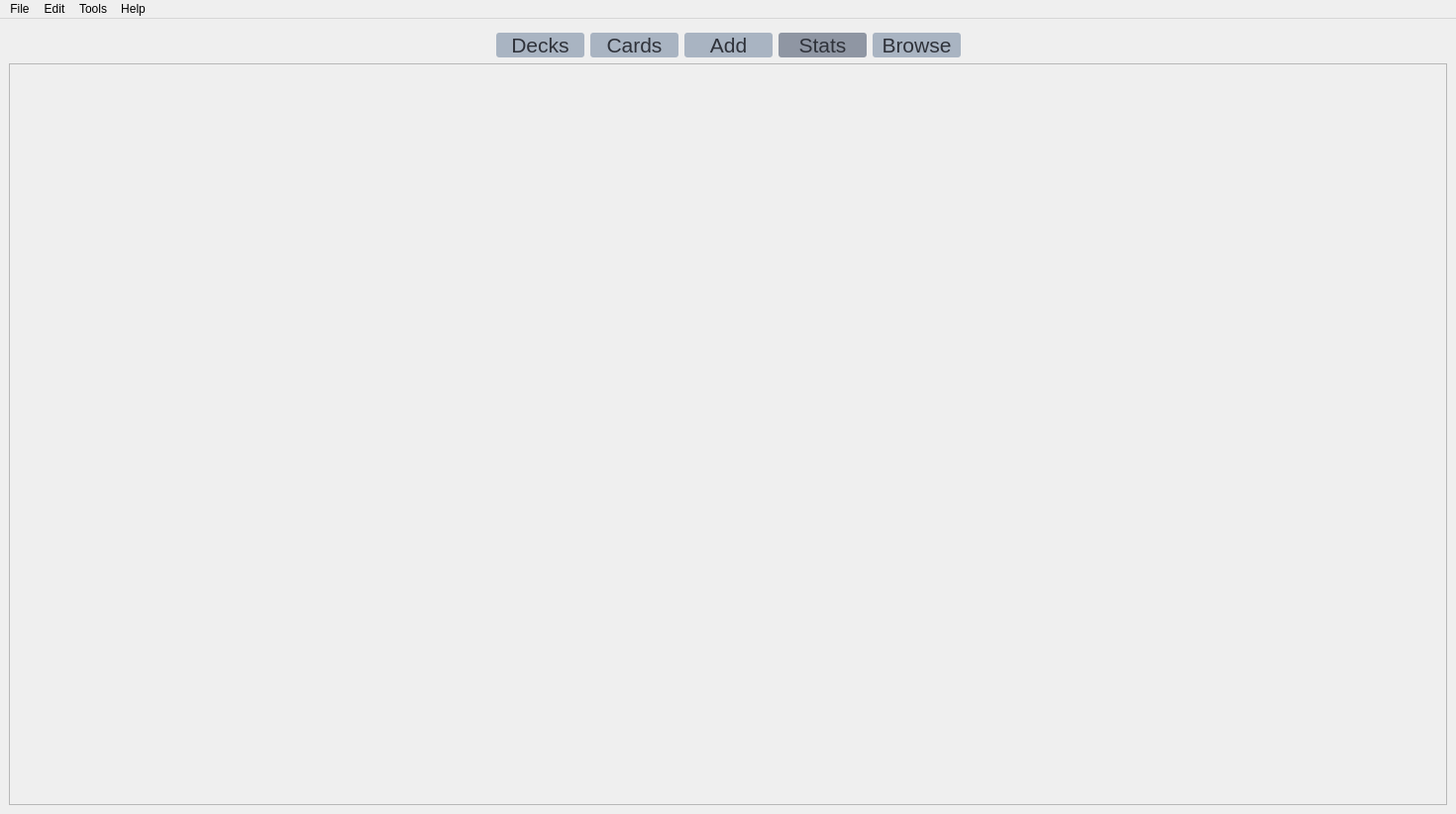
<?xml version="1.0" encoding="UTF-8"?>
<ui version="4.0">
 <class>MainWindow</class>
 <widget class="QMainWindow" name="MainWindow">
  <property name="geometry">
   <rect>
    <x>0</x>
    <y>0</y>
    <width>1470</width>
    <height>822</height>
   </rect>
  </property>
  <property name="windowTitle">
   <string>MainWindow</string>
  </property>
  <property name="styleSheet">
   <string notr="true"/>
  </property>
  <widget class="QWidget" name="centralwidget">
   <property name="styleSheet">
    <string notr="true"/>
   </property>
   <layout class="QVBoxLayout" name="verticalLayout">
    <item>
     <spacer name="verticalSpacer">
      <property name="orientation">
       <enum>Qt::Vertical</enum>
      </property>
      <property name="sizeType">
       <enum>QSizePolicy::Fixed</enum>
      </property>
      <property name="sizeHint" stdset="0">
       <size>
        <width>20</width>
        <height>5</height>
       </size>
      </property>
     </spacer>
    </item>
    <item>
     <layout class="QHBoxLayout" name="horizontalLayout">
      <item>
       <spacer name="horizontalSpacer_2">
        <property name="orientation">
         <enum>Qt::Horizontal</enum>
        </property>
        <property name="sizeHint" stdset="0">
         <size>
          <width>0</width>
          <height>20</height>
         </size>
        </property>
       </spacer>
      </item>
      <item>
       <widget class="QPushButton" name="decks">
        <property name="sizePolicy">
         <sizepolicy hsizetype="Minimum" vsizetype="Fixed">
          <horstretch>0</horstretch>
          <verstretch>0</verstretch>
         </sizepolicy>
        </property>
        <property name="minimumSize">
         <size>
          <width>89</width>
          <height>0</height>
         </size>
        </property>
        <property name="font">
         <font>
          <family>MS Shell Dlg 2</family>
          <pointsize>16</pointsize>
          <weight>50</weight>
          <italic>false</italic>
          <bold>false</bold>
         </font>
        </property>
        <property name="styleSheet">
         <string notr="true">border-radius:3px;background-color:rgb(169, 180, 194);color:rgb(47, 50, 58);
font: 16pt</string>
        </property>
        <property name="text">
         <string>Decks</string>
        </property>
       </widget>
      </item>
      <item>
       <widget class="QPushButton" name="cards">
        <property name="sizePolicy">
         <sizepolicy hsizetype="Minimum" vsizetype="Fixed">
          <horstretch>0</horstretch>
          <verstretch>0</verstretch>
         </sizepolicy>
        </property>
        <property name="minimumSize">
         <size>
          <width>89</width>
          <height>0</height>
         </size>
        </property>
        <property name="font">
         <font>
          <family>MS Shell Dlg 2</family>
          <pointsize>16</pointsize>
          <weight>50</weight>
          <italic>false</italic>
          <bold>false</bold>
         </font>
        </property>
        <property name="styleSheet">
         <string notr="true">border-radius:3px;background-color:rgb(169, 180, 194);
font: 16pt;color:rgb(47, 50, 58)</string>
        </property>
        <property name="text">
         <string>Cards</string>
        </property>
       </widget>
      </item>
      <item>
       <widget class="QPushButton" name="add">
        <property name="sizePolicy">
         <sizepolicy hsizetype="Minimum" vsizetype="Fixed">
          <horstretch>0</horstretch>
          <verstretch>0</verstretch>
         </sizepolicy>
        </property>
        <property name="minimumSize">
         <size>
          <width>89</width>
          <height>0</height>
         </size>
        </property>
        <property name="styleSheet">
         <string notr="true">border-radius:3px;background-color:rgb(169, 180, 194);
font: 16pt;color:rgb(47, 50, 58)</string>
        </property>
        <property name="text">
         <string>Add</string>
        </property>
       </widget>
      </item>
      <item>
       <widget class="QPushButton" name="stats">
        <property name="sizePolicy">
         <sizepolicy hsizetype="Minimum" vsizetype="Fixed">
          <horstretch>0</horstretch>
          <verstretch>0</verstretch>
         </sizepolicy>
        </property>
        <property name="minimumSize">
         <size>
          <width>89</width>
          <height>0</height>
         </size>
        </property>
        <property name="font">
         <font>
          <family>MS Shell Dlg 2</family>
          <pointsize>16</pointsize>
          <weight>50</weight>
          <italic>false</italic>
          <bold>false</bold>
         </font>
        </property>
        <property name="styleSheet">
         <string notr="true">border-radius:3px;background-color:#8F96A3;
font: 16pt;color:rgb(47, 50, 58)</string>
        </property>
        <property name="text">
         <string>Stats</string>
        </property>
       </widget>
      </item>
      <item>
       <widget class="QPushButton" name="browse">
        <property name="sizePolicy">
         <sizepolicy hsizetype="Minimum" vsizetype="Fixed">
          <horstretch>0</horstretch>
          <verstretch>0</verstretch>
         </sizepolicy>
        </property>
        <property name="minimumSize">
         <size>
          <width>89</width>
          <height>0</height>
         </size>
        </property>
        <property name="font">
         <font>
          <family>MS Shell Dlg 2</family>
          <pointsize>16</pointsize>
          <weight>50</weight>
          <italic>false</italic>
          <bold>false</bold>
         </font>
        </property>
        <property name="styleSheet">
         <string notr="true">border-radius:3px;background-color:rgb(169, 180, 194);
font: 16pt;color:rgb(47, 50, 58)</string>
        </property>
        <property name="text">
         <string>Browse</string>
        </property>
       </widget>
      </item>
      <item>
       <spacer name="horizontalSpacer">
        <property name="orientation">
         <enum>Qt::Horizontal</enum>
        </property>
        <property name="sizeHint" stdset="0">
         <size>
          <width>0</width>
          <height>20</height>
         </size>
        </property>
       </spacer>
      </item>
     </layout>
    </item>
    <item>
     <widget class="QScrollArea" name="scrollarea">
      <property name="styleSheet">
       <string notr="true"/>
      </property>
      <property name="verticalScrollBarPolicy">
       <enum>Qt::ScrollBarAsNeeded</enum>
      </property>
      <property name="horizontalScrollBarPolicy">
       <enum>Qt::ScrollBarAlwaysOff</enum>
      </property>
      <property name="widgetResizable">
       <bool>true</bool>
      </property>
      <widget class="QWidget" name="scrollAreaWidgetContents">
       <property name="geometry">
        <rect>
         <x>0</x>
         <y>0</y>
         <width>1444</width>
         <height>713</height>
        </rect>
       </property>
      </widget>
     </widget>
    </item>
   </layout>
  </widget>
  <widget class="QMenuBar" name="menubar">
   <property name="geometry">
    <rect>
     <x>0</x>
     <y>0</y>
     <width>1470</width>
     <height>36</height>
    </rect>
   </property>
   <widget class="QMenu" name="menuFile">
    <property name="title">
     <string>File</string>
    </property>
   </widget>
   <widget class="QMenu" name="menuEdit">
    <property name="title">
     <string>Edit</string>
    </property>
   </widget>
   <widget class="QMenu" name="menuTools">
    <property name="title">
     <string>Tools</string>
    </property>
   </widget>
   <widget class="QMenu" name="menuHelp">
    <property name="title">
     <string>Help</string>
    </property>
   </widget>
   <addaction name="menuFile"/>
   <addaction name="menuEdit"/>
   <addaction name="menuTools"/>
   <addaction name="menuHelp"/>
  </widget>
  <action name="actionAdd">
   <property name="enabled">
    <bool>true</bool>
   </property>
   <property name="text">
    <string>Add</string>
   </property>
   <property name="toolTip">
    <string>Shortcut: ctrl-A</string>
   </property>
   <property name="shortcut">
    <string>Ctrl+A</string>
   </property>
  </action>
 </widget>
 <resources/>
 <connections/>
</ui>
